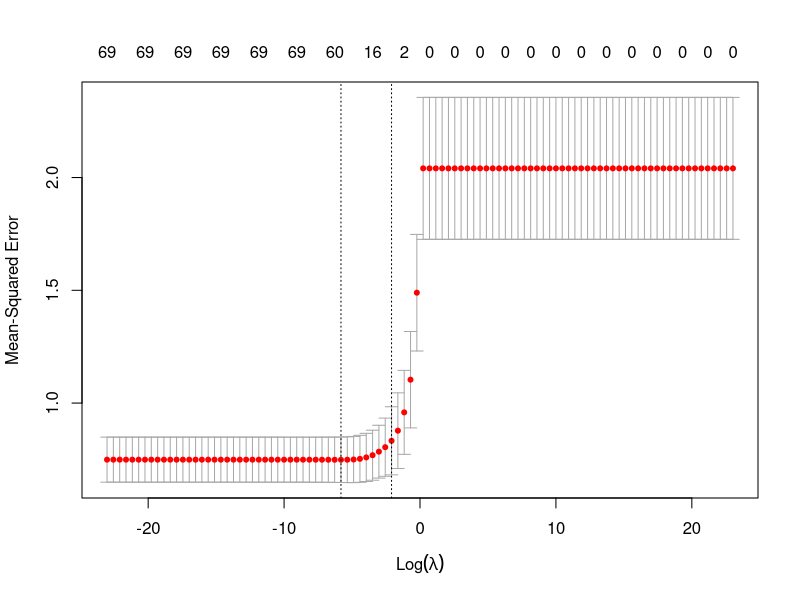
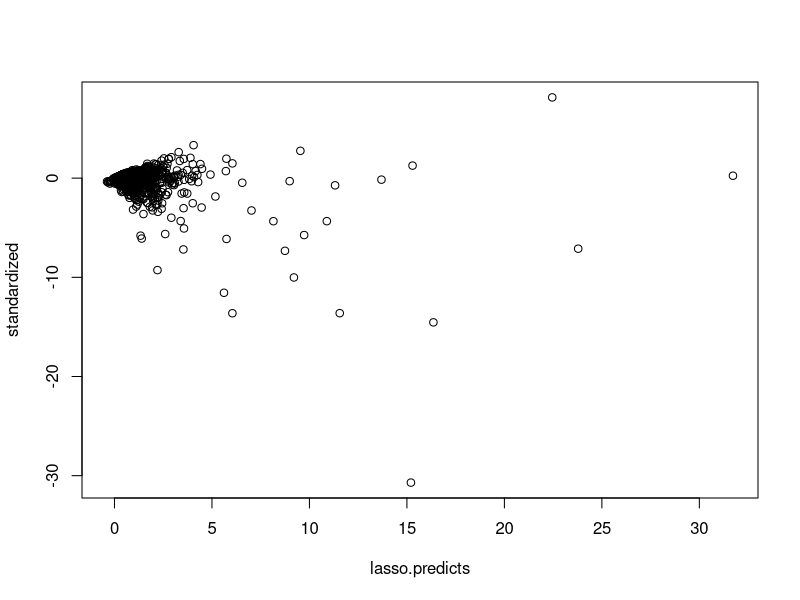
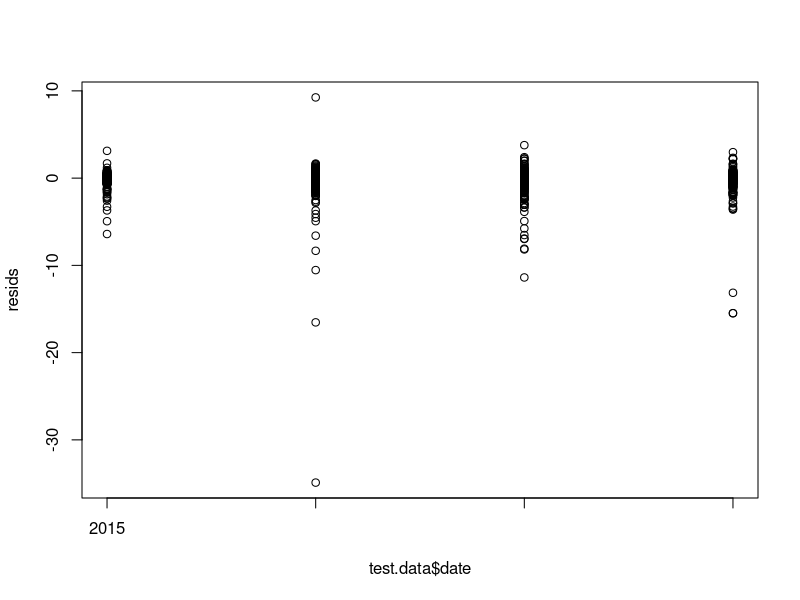
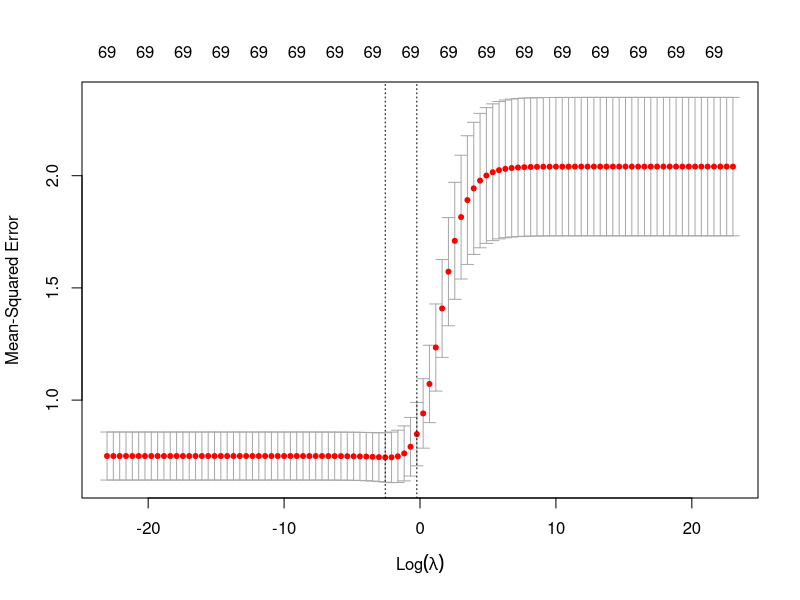

Generate these figures, in order, with R:

library(glmnet)
library(readr)
library(zoo)

#Load and Clean Data
data <- read.csv('final_dataset.csv')
data$SpendVisit <- data$new_spend/data$visits
data$SpendNight <- data$new_spend/data$nights
data$market <- as.factor(data$market)
data$duration <- factor(data$duration, levels=c("1-3  nights", "4-7  nights", "8-14 nights", "15+  nights"), ordered=TRUE)
data$method <- as.factor(data$method)
data$purpose <- as.factor(data$purpose)
data$date <- as.yearqtr(paste(data$Quarter, data$Year, sep = ' '), format = 'Q%q %Y')

data$Quarter <- factor(data$Quarter, levels = c("Q1", "Q2", "Q3", "Q4"), ordered = TRUE)
##################
#Lasso Regression#
##################

# Create a vector of lambdas to test, from very large to very small.
grid <- 10^seq(10, -10, length = 100)

# Create Training and Testing Data, Testing set is 2015
train.data<- data[data$Year != '2015',]
test.data<- data[data$Year == '2015',]

#Create Matrixes

train.matirx<-model.matrix(new_spend~., data = train.data)
test.matrix<- model.matrix(new_spend~., data = test.data)

# Create a lasso model on the response variable, spend
lasso.mod <- glmnet(train.matirx,train.data$new_spend, alpha =1, lambda = grid, thresh = 1e-12)

# Set the seed for reproducable results
set.seed(21)

# 10-fold cross-validated lasso regression
lasso.out <- cv.glmnet(train.matirx, train.data$new_spend, lambda = grid, alpha = 1)
plot(lasso.out)

# find the best lambda
bestlam <- lasso.out$lambda.min

# predict using the best lambda
lasso.predicts <- predict(lasso.mod, s = bestlam, newx = test.matrix)

#Take the Mean of the residuals  for the MSE
MSE<-mean((lasso.predicts-test.data$new_spend)^2) #1.2929


#Coefficients of the model
coef(lasso.out, id = which.min(lasso.out$lambda))

#Calculate R^2

#R^2 = SSR/SST
SSR.lasso = sum((lasso.predicts- mean(test.data$new_spend))^2)
SST.lasso = sum((data$new_spend - mean(test.data$new_spend))^2)
R.squared.lasso = SSR.lasso/SST.lasso #0.07

#Plot Residuals
resids= (lasso.predicts - test.data$new_spend)
standardized= resids/sd(resids)
length(resids)
plot(lasso.predicts, standardized)
lines(plot(test.data$date, resids))

length(data)

##################
#Ridge Regression#
##################


# Repeat the above for ridge regression
ridge.mod <- glmnet(train.matirx,train.data$new_spend, alpha =0, lambda = grid, thresh = 1e-12)

set.seed(1)
ridge.out <- cv.glmnet(train.matirx, train.data$new_spend, lambda = grid, alpha = 0)
plot(ridge.out)
bestlam2 <- ridge.out$lambda.min

ridge.predicts <- predict(ridge.mod, s = bestlam, newx = test.matrix)

mean((ridge.predicts-test.data$new_spend)^2) # 1.292581

coef(ridge.out, id = which.min(ridge.out$lambda))

#Calculate R^2

#R^2 = SSR/SST
SSR.ridge = sum((ridge.predicts- mean(train.data$new_spend))^2)
SST.ridge = sum((data$new_spend - mean(train.data$new_spend))^2)
R.squared.ridge = SSR.ridge/SST.ridge #0.07
